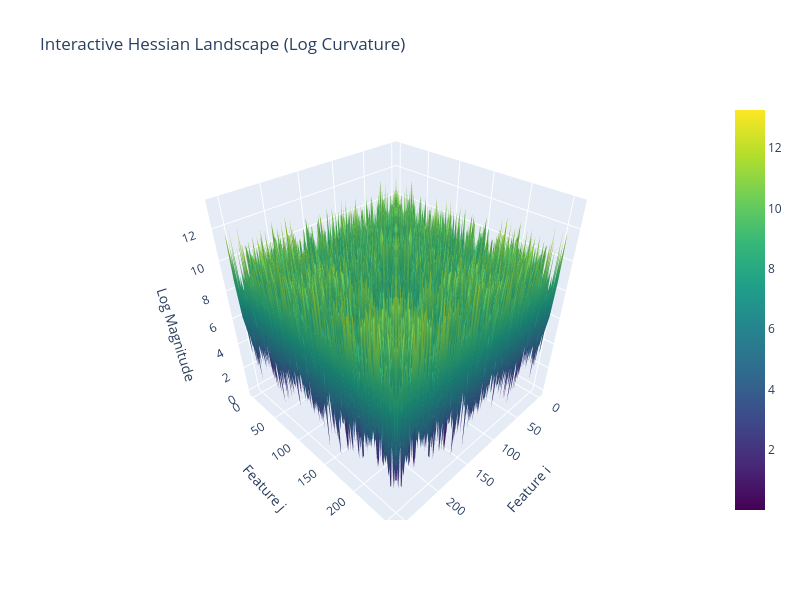

The code cell stored with this chart in its notebook:
### Code cell
# --- 6. Interactive Visualization ---
print("\n>>> Generating Visualizations...")

# A. 2D Heatmap
plt.figure(figsize=(10, 8))
sns.heatmap(np.log1p(np.abs(H_full)), cmap="viridis", square=True)
plt.title("Hessian Matrix Heatmap (Log Scale)")
plt.xlabel("Feature Index")
plt.ylabel("Feature Index")
plt.show()

# B. Interactive 3D Surface (Plotly)
z_data = np.log1p(np.abs(H_full))
fig = go.Figure(data=[go.Surface(z=z_data, colorscale='Viridis')])
fig.update_layout(
    title='Interactive Hessian Landscape (Log Curvature)',
    scene=dict(
        xaxis_title='Feature i',
        yaxis_title='Feature j',
        zaxis_title='Log Magnitude'
    ),
    width=800, height=600
)
fig.show()

# C. Eigenvalue Spectrum
eigvals = np.linalg.eigvalsh(H_full)
eigvals = np.sort(eigvals)[::-1]
plt.figure(figsize=(10, 5))
plt.plot(eigvals, marker='.', linestyle='-')
plt.yscale('log')
plt.title("LSTM Eigenvalue Spectrum of Hessian (Log Scale)")
plt.xlabel("Index")
plt.ylabel("Eigenvalue (Log Scale)")
plt.grid(True, which="both", alpha=0.3)
plt.show()

### Figure 1 — Plotly figure (JSON) as saved in the notebook; plotly's stock layout.template omitted (floating-point values rounded to 4 significant figures; data arrays with more than 128 entries replaced by an {"elided": "..."} marker saying what was removed)
{"data": [{"colorscale": [[0, "#440154"], [0.1111, "#482878"], [0.2222, "#3e4989"], [0.3333, "#31688e"], [0.4444, "#26828e"], [0.5556, "#1f9e89"], [0.6667, "#35b779"], [0.7778, "#6ece58"], [0.8889, "#b5de2b"], [1, "#fde725"]], "type": "surface", "z": {"elided": "257x257 float values"}}], "layout": {"height": 600, "scene": {"xaxis": {"title": {"text": "Feature i"}}, "yaxis": {"title": {"text": "Feature j"}}, "zaxis": {"title": {"text": "Log Magnitude"}}}, "title": {"text": "Interactive Hessian Landscape (Log Curvature)"}, "width": 800}}
